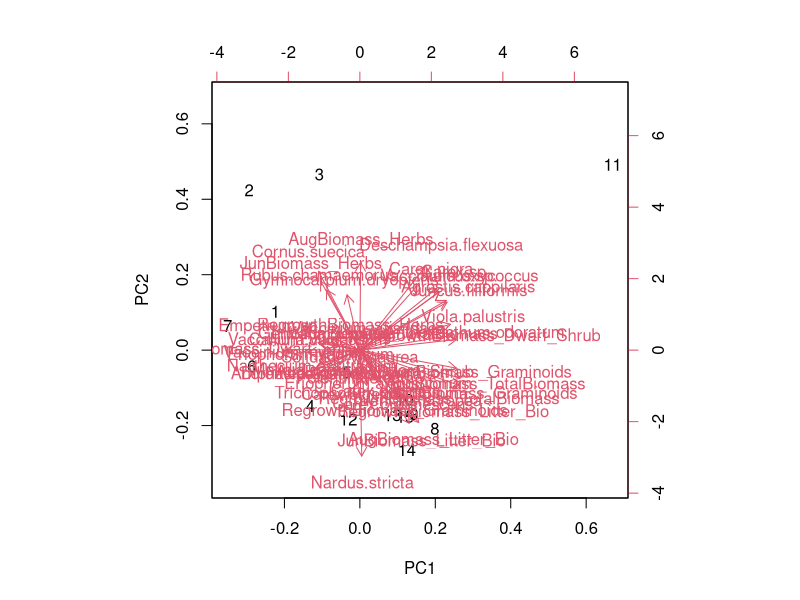
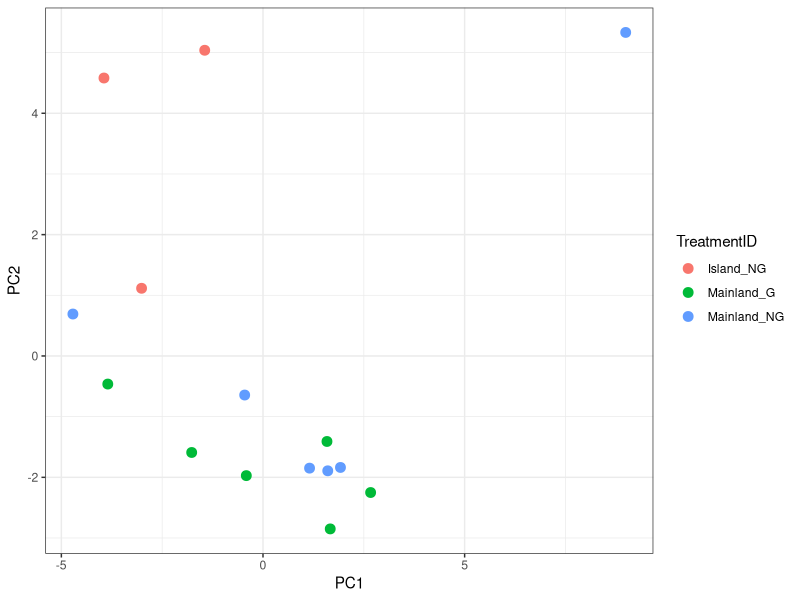
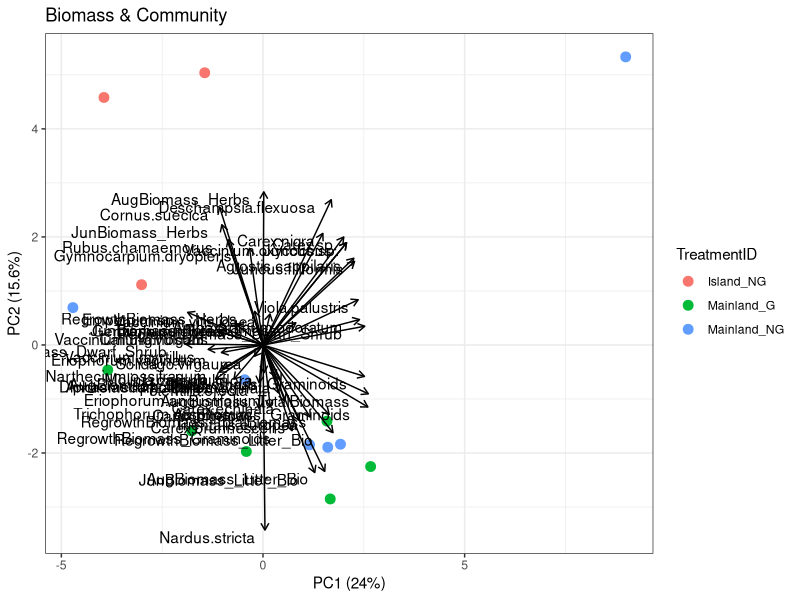
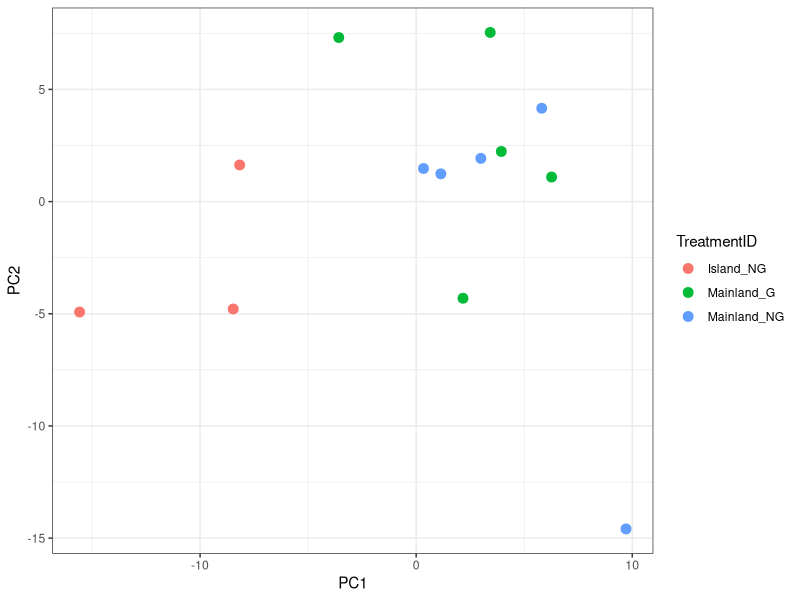
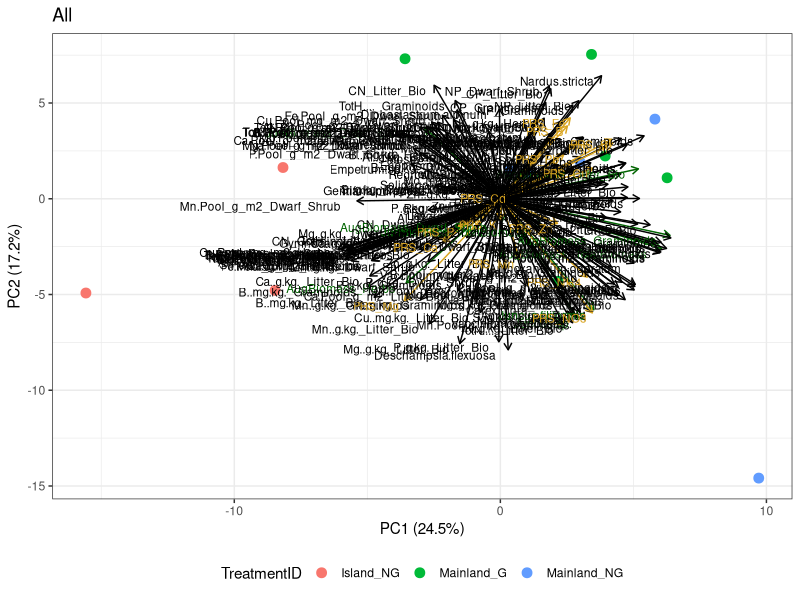

These charts were generated, in order, by the following R code:
#Ordination of biomass and nutrient data

rm(list=ls())

library(tidyr)
library(dplyr)
library(ggplot2)
library(vegan)

#Load data
setesdal_prsplant<-read.csv("data/combined_wide_dataset.csv",header=TRUE)

names(setesdal_prsplant)
#PCA on all biomass
setesdal_ord_biomass<-setesdal_prsplant[,c(4:18,21:55)]
#Drop rows with some NAs (will exclude all plots without PRS etc)
setesdal_ord_biomass_complete<-na.omit(setesdal_ord_biomass)


pca <- prcomp(setesdal_ord_biomass_complete, scale. = TRUE)
biplot(pca)

scores <- as.data.frame(pca$x)
scores$TreatmentID <- setesdal_prsplant$TreatmentID[complete.cases(setesdal_prsplant[, names(setesdal_ord_biomass_complete)])]

ggplot(scores, aes(PC1, PC2, color = TreatmentID)) +
  geom_point(size = 3) +
  theme_bw()

loadings <- as.data.frame(pca$rotation)
loadings$Variable <- rownames(loadings)

# Scale arrows (important!)
arrow_scale <- 10

percentVar <- round(100 * (pca$sdev^2 / sum(pca$sdev^2)), 1)

ggplot(scores, aes(PC1, PC2, color = TreatmentID)) +
  geom_point(size = 3) +
  
  geom_segment(data = loadings,
               aes(x = 0, y = 0,
                   xend = PC1 * arrow_scale,
                   yend = PC2 * arrow_scale),
               arrow = arrow(length = unit(0.2, "cm")),
               inherit.aes = FALSE) +
  
  geom_text(data = loadings,
            aes(x = PC1 * arrow_scale,
                y = PC2 * arrow_scale,
                label = Variable),
            inherit.aes = FALSE,
            hjust = 1.1,
            vjust = 1.1) +
  ggtitle("Biomass & Community")+
  xlab(paste0("PC1 (", percentVar[1], "%)")) +  ylab(paste0("PC2 (", percentVar[2], "%)"))+
  theme_bw()



setesdal_ord_All<-setesdal_prsplant[,c(4:18,21:136,138:216)]
#Drop rows with some NAs (will exclude all plots without PRS etc)
setesdal_mean_complete<-na.omit(setesdal_ord_All)
#Now we have to remove columns with 0 point intercepts (as some species only present in plots with NA in PRS variablse)
setesdal_mean_complete <- setesdal_mean_complete %>%
  select(
    where(~ !is.numeric(.) || sum(., na.rm = TRUE) != 0)
  )

pcaM <- prcomp(setesdal_mean_complete[,4:ncol(setesdal_mean_complete)], scale. = TRUE)

scoresM <- as.data.frame(pcaM$x)
scoresM$TreatmentID <- setesdal_prsplant$TreatmentID[complete.cases(setesdal_prsplant[, names(setesdal_mean_complete)])]
scoresM$PlotID <- setesdal_prsplant$PlotID[complete.cases(setesdal_prsplant[, names(setesdal_mean_complete)])]

ggplot(scoresM, aes(PC1, PC2, color = TreatmentID)) +
  geom_point(size = 3) +
  theme_bw()

loadingsM <- as.data.frame(pcaM$rotation)
loadingsM$Variable <- rownames(loadingsM)

# Scale arrows (important!)
arrow_scale <- 50

percentVarM <- round(100 * (pcaM$sdev^2 / sum(pcaM$sdev^2)), 1)

ggplot(scoresM, aes(PC1, PC2)) +
  geom_point(aes(color = TreatmentID), size = 3) +
  
 # geom_text(data=scoresM,
#            aes(x=PC1,y=PC2,
  #              label=PlotID))+
  
  geom_segment(
    data = loadingsM,
    aes(x = 0, y = 0,
        xend = PC1 * arrow_scale,
        yend = PC2 * arrow_scale),
    color = ifelse(grepl("Jun|Aug", loadingsM$Variable), "darkgreen",
                   ifelse(grepl("prs", loadingsM$Variable, ignore.case = TRUE),
                          "goldenrod", "black")),
    arrow = arrow(length = unit(0.2, "cm")),
    inherit.aes = FALSE
  ) +
  
  geom_text(
    data = loadingsM,
    aes(
      x = PC1 * arrow_scale,
      y = PC2 * arrow_scale,
      label = Variable
    ),
    color = ifelse(grepl("Jun|Aug", loadingsM$Variable), "darkgreen",
                   ifelse(grepl("prs", loadingsM$Variable, ignore.case = TRUE),
                          "goldenrod", "black")),
    inherit.aes = FALSE,
    hjust = 1.1,
    vjust = 1.1,
    size = 3
  ) +
  
  ggtitle("All") +
  xlab(paste0("PC1 (", percentVarM[1], "%)")) +
  ylab(paste0("PC2 (", percentVarM[2], "%)")) +
  theme_bw()+
  theme(legend.position = "bottom")
  
